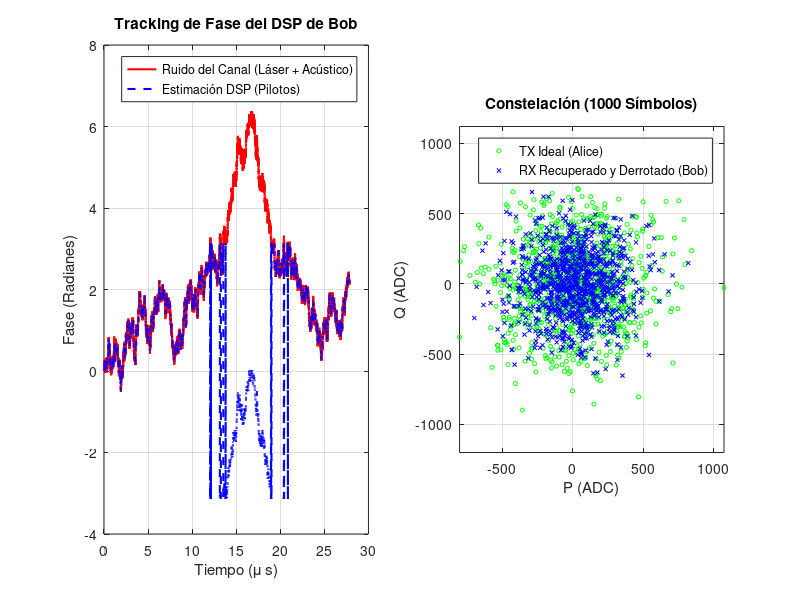

Write the MATLAB code that produced this figure. (Note: this script raises an error after producing the figure.)
%% ========================================================================
%  MASTER TESTBENCH: END-TO-END CV-QKD (Láser -> Fibra -> DSP -> Math)
% ========================================================================
clear; clc; close all;

%% 0. RUTAS DEL PROYECTO (ajusta si mueves el script)
SCRIPT_DIR = fileparts(mfilename('fullpath'));
if isempty(SCRIPT_DIR), SCRIPT_DIR = pwd(); end
addpath(SCRIPT_DIR);
DATA_DIR   = fullfile(SCRIPT_DIR, '..', 'data');
BOB_DIR    = fullfile(SCRIPT_DIR, '..', '..', 'cvqkd_bob');
ALICE_DATA_DIR = fullfile(SCRIPT_DIR, '..', '..', 'cvqkd_alice', 'data');
ALICE_SIM_DIR  = fullfile(SCRIPT_DIR, '..', '..', 'cvqkd_alice', 'sim');

%% 0. RUTAS DEL PROYECTO (ajusta si mueves el script)
SCRIPT_DIR = fileparts(mfilename('fullpath'));
DATA_DIR   = fullfile(SCRIPT_DIR, '..', 'data');
BOB_DIR    = fullfile(SCRIPT_DIR, '..', '..', 'cvqkd_bob');

%% 1. PARÁMETROS DEL SISTEMA
ENABLE_EXPORT_VIVADO = true;

% --- Parámetros de Trama y Memoria ---
L_trama     = 16;      % 1 Piloto + 15 Datos
N_BOB_DATA  = 26112;   % Datos útiles que caben en la RAM de Bob -> genero el doble para poder sacrificar
N_FRAMES    = ceil(N_BOB_DATA / 15); % ~1741 tramas
N_SAMPLES   = N_BOB_DATA/2;   % Datos sacrificados para la estimación

% En la fibra viajan los datos + los pilotos. Sumamos 1 piloto final para interpolar
N_FIBER     = N_FRAMES * L_trama + 1; 

% --- Parámetros Físicos del Canal ---
Ts           = 1e-9;   % Tiempo de símbolo (1 Gbaud)
T_real       = 0.8;    % Transmitancia real de la fibra
xi_real      = 0.01;   % Ruido en exceso cuántico (SNU)
V_A_snu      = 8.0;  % Varianza de Alice (SNU)
env_va = getenv('VA_SNU');
if ~isempty(env_va)
    V_A_snu = str2double(env_va);
end
V_elec_snu   = 0.1;    % Ruido electrónico (SNU)
eta_detector = 0.6;    % Eficiencia del fotodiodo

% --- Calibración del Hardware (ADC) ---
N0_adc_var   = 10000;  % Varianza para 1 SNU
Amp_Piloto   = 20000;  % Amplitud fuerte para el pulso piloto (para no perder fase)

%% 2. MODELO DE RUIDO DE FASE DEL CANAL (Tu código integrado)
disp('1. Generando Perfil de Ruido de Fase (Wiener + Acústico)...');
t = (0:N_FIBER-1)' * Ts;

% A) Proceso de Wiener (Ancho de línea del láser 100 kHz)
sigma_w = sqrt(2 * pi * 100e3 * Ts); 
ruido_wiener = sigma_w * randn(N_FIBER, 1);
fase_wiener = cumsum(ruido_wiener);  

% B) Ruido Acústico (500 Hz)
f_acustica = 500; 
A_acustica = 0.5; 
fase_acustica = A_acustica * sin(2 * pi * f_acustica * t);

% C) Deriva Total
fase_total_canal = fase_wiener + fase_acustica;

%% 3. ALICE: GENERACIÓN CUÁNTICA CON PILOTOS INTERCALADOS
disp('2. Alice transmitiendo (Datos + Pilotos)...');
VarA_adc = V_A_snu * N0_adc_var;

P_A_tx = zeros(N_FIBER, 1);
Q_A_tx = zeros(N_FIBER, 1);

idx_pilotos = 1:L_trama:N_FIBER;
idx_datos   = setdiff(1:N_FIBER, idx_pilotos);

% Alice genera ruido Gaussiano para los datos
P_A_tx(idx_datos) = sqrt(VarA_adc) * randn(length(idx_datos), 1);
Q_A_tx(idx_datos) = sqrt(VarA_adc) * randn(length(idx_datos), 1);

% Alice inserta los pilotos fuertes en la cuadratura P (Fase 0)
P_A_tx(idx_pilotos) = Amp_Piloto;
Q_A_tx(idx_pilotos) = 0;

%% 4. EL CANAL: ATENUACIÓN Y AWGN
disp('3. La fibra atenúa e inyecta AWGN...');
Ruido_Total_snu = 1.0 + V_elec_snu + (T_real * eta_detector * xi_real);
Ruido_Total_adc = Ruido_Total_snu * N0_adc_var;

Z_noise_P = sqrt(Ruido_Total_adc) * randn(N_FIBER, 1);
Z_noise_Q = sqrt(Ruido_Total_adc) * randn(N_FIBER, 1);

% Rotación de Fase + Atenuación + AWGN
P_rx_ideal = sqrt(T_real * eta_detector) * P_A_tx;
Q_rx_ideal = sqrt(T_real * eta_detector) * Q_A_tx;

P_B_rx = P_rx_ideal .* cos(fase_total_canal) - Q_rx_ideal .* sin(fase_total_canal) + Z_noise_P;
Q_B_rx = P_rx_ideal .* sin(fase_total_canal) + Q_rx_ideal .* cos(fase_total_canal) + Z_noise_Q;

%% 5. RECEPCIÓN Y DSP DE BOB (Recuperación de Fase Vectorizada)
disp('4. DSP de Bob: Siguiendo y deshaciendo la fase (Unwrap)...');

% 1. Extracción de los pilotos recibidos y cálculo de su fase cruda
P_pilotos_rx = P_B_rx(idx_pilotos);
Q_pilotos_rx = Q_B_rx(idx_pilotos);

fase_pilotos_raw = atan2(Q_pilotos_rx, P_pilotos_rx);

% 2. EL SECRETO: Desenrollar la fase para evitar saltos de 2*pi
fase_pilotos_limpia = unwrap(fase_pilotos_raw);

% 3. Interpolación lineal para estimar la fase de todos los símbolos
% (interp1 interpola los huecos de los datos basándose en los pilotos YA desenrollados)
fase_estimada = interp1(idx_pilotos, fase_pilotos_limpia, (1:N_FIBER)', 'linear');
% wrapToPi is not available in Octave; inline the wrapping
fase_estimada = mod(fase_estimada + pi, 2*pi) - pi;
%fase_estimada_datos = fase_estimada(idx_datos);

% (Pequeño arreglo por si el último símbolo queda fuera de la interpolación)
fase_estimada(isnan(fase_estimada)) = fase_estimada(find(~isnan(fase_estimada), 1, 'last'));

% 4. Des-rotación de toda la trama a la vez (DSP Vectorizado)
P_B_rec_full = P_B_rx .* cos(-fase_estimada) - Q_B_rx .* sin(-fase_estimada);
Q_B_rec_full = P_B_rx .* sin(-fase_estimada) + Q_B_rx .* cos(-fase_estimada);

% 5. Extraemos solo los datos útiles (descartando los pilotos de la trama)
P_A_data = P_A_tx(idx_datos); 
Q_A_data = Q_A_tx(idx_datos);
P_B_rec  = P_B_rec_full(idx_datos);
Q_B_rec  = Q_B_rec_full(idx_datos);

% 6. Truncamos al tamaño exacto de la RAM de Bob
P_A_data = P_A_data(1:N_BOB_DATA);
Q_A_data = Q_A_data(1:N_BOB_DATA);
P_B_rec  = P_B_rec(1:N_BOB_DATA);
Q_B_rec  = Q_B_rec(1:N_BOB_DATA);

% Cuantizamos a 16 bits todo lo recuperado (Bob RAM) y lo original (Alice RAM)
P_A_int = int16(round(P_A_data)); Q_A_int = int16(round(Q_A_data));
P_B_int = int16(round(P_B_rec));  Q_B_int = int16(round(Q_B_rec));

%% 6. SELECCIÓN DE PUNTEROS Y ESTIMACIÓN FLOTANTE (MATLAB IDEAL)
disp('5. Seleccionando muestras de sacrificio y calculando métricas...');
punteros = sort(randperm(N_BOB_DATA, N_SAMPLES)') - 1;

% Máscara de sacrificio (1 = sacrificar, 0 = mantener)
mascara_sacrificio = zeros(N_BOB_DATA, 1);
mascara_sacrificio(punteros + 1) = 1;

% Sacamos las muestras correlacionadas usando los punteros
P_B_sac = P_B_int(punteros + 1); Q_B_sac = Q_B_int(punteros + 1);
P_A_sac = P_A_int(punteros + 1); Q_A_sac = Q_A_int(punteros + 1);

% Funciones nativas de MATLAB (Flotante)
var_B_float = (var(double(P_B_sac), 1) + var(double(Q_B_sac), 1)) / 2;
cov_mat_P = cov(double(P_A_sac), double(P_B_sac), 1);
cov_mat_Q = cov(double(Q_A_sac), double(Q_B_sac), 1);
cov_AB_float = (cov_mat_P(1,2) + cov_mat_Q(1,2)) / 2;

Sigma_Sq_ideal   = var_B_float;
Sigma_ideal      = sqrt(Sigma_Sq_ideal);
Sqrt_T_eta_ideal = cov_AB_float / VarA_adc;
T_eta_ideal = Sqrt_T_eta_ideal^2; % T * eta = (Cov / VarA)^2

%% 7. EMULACIÓN PUNTO FIJO (LLR_Math_Unit FPGA)
disp('6. Emulando el Hardware de Punto Fijo (FPGA)...');

sum_P_B = sum(int64(P_B_sac)); sum_sq_P_B = sum(int64(P_B_sac).^2);
sum_Q_B = sum(int64(Q_B_sac)); sum_sq_Q_B = sum(int64(Q_B_sac).^2);
sum_P_A = sum(int64(P_A_sac)); sum_cov_P  = sum(int64(P_A_sac) .* int64(P_B_sac));
sum_Q_A = sum(int64(Q_A_sac)); sum_cov_Q  = sum(int64(Q_A_sac) .* int64(Q_B_sac));

N_int = int64(N_SAMPLES); INV_2N2 = int64(round(2^45 / ((N_SAMPLES/2)^2)));
cross_P_AB = sum_P_A * sum_P_B; cross_Q_AB = sum_Q_A * sum_Q_B;
sq_sum_P_B = sum_P_B * sum_P_B; sq_sum_Q_B = sum_Q_B * sum_Q_B;

num_cov_AB = (N_int * (sum_cov_P + sum_cov_Q)) - (cross_P_AB + cross_Q_AB);
num_var_B  = (N_int * (sum_sq_P_B + sum_sq_Q_B)) - (sq_sum_P_B + sq_sum_Q_B);

if exist('OCTAVE_VERSION', 'builtin')
    num_cov_AB_d = double(num_cov_AB);
    num_var_B_d  = double(num_var_B);
    inv_2n2_d = double(INV_2N2);
    cov_AB_pure = int64(floor((num_cov_AB_d * inv_2n2_d) / 2^48));
    var_B_pure  = int64(floor((num_var_B_d  * inv_2n2_d) / 2^48));
else
    cov_AB_pure = bitshift(typecast(uint64(num_cov_AB) .* uint64(INV_2N2), 'int64'), -48);
    var_B_pure  = bitshift(typecast(uint64(num_var_B)  .* uint64(INV_2N2), 'int64'), -48);
end

Sigma_Sq_fp  = var_B_pure;
T_raw_15bits = bitshift(cov_AB_pure * 32768, 0) / int64(VarA_adc);
Sqrt_T_eta_fp = T_raw_15bits * 2;
T_eta_fp = bitshift(int64(Sqrt_T_eta_fp)^2, -16);

Sigma_raw_cordic = floor(sqrt(max(double(Sigma_Sq_fp), 0)));
Sigma_fp         = int64(double(Sigma_raw_cordic) * 65536.0);

%% 8. GRÁFICAS DEL GEMELO DIGITAL
figure('Name', 'End-to-End QKD Tracker', 'Position', [100, 100, 1200, 600]);

% Gráfica de Ruido de Fase (DSP vs Canal)
subplot(1, 2, 1);
plot(t * 1e6, fase_total_canal, 'r', 'LineWidth', 1.5); hold on;
plot(t * 1e6, fase_estimada, 'b--', 'LineWidth', 1.5);
title('Tracking de Fase del DSP de Bob');
xlabel('Tiempo (\mu s)'); ylabel('Fase (Radianes)');
legend('Ruido del Canal (Láser + Acústico)', 'Estimación DSP (Pilotos)');
grid on;

% Constelación de los datos recuperados (Primeros 1000)
subplot(1, 2, 2);
plot(P_A_data(1:1000), Q_A_data(1:1000), 'go', 'MarkerSize', 3); hold on;
plot(P_B_rec(1:1000), Q_B_rec(1:1000), 'bx', 'MarkerSize', 3);
title('Constelación (1000 Símbolos)');
xlabel('P (ADC)'); ylabel('Q (ADC)');
legend('TX Ideal (Alice)', 'RX Recuperado y Derrotado (Bob)');
grid on; axis equal;

%% 9. RECONCILIACIÓN MULTIDIMENSIONAL (8D) Y EXTRACCIÓN DE LLRs
disp('8. Simulando Mapeo Multidimensional (MDR 8D)...');

N_dimensiones = 8;
symbols_per_block = N_dimensiones / 2; % 4 simbolos complejos -> 8D
N_bloques = floor(N_BOB_DATA / symbols_per_block);

num_used = N_bloques * symbols_per_block;
P_A_mdr = double(P_A_data(1:num_used));
Q_A_mdr = double(Q_A_data(1:num_used));
P_B_mdr = double(P_B_rec(1:num_used));
Q_B_mdr = double(Q_B_rec(1:num_used));

X = zeros(N_dimensiones, N_bloques);
Y = zeros(N_dimensiones, N_bloques);
for blk = 1:N_bloques
    base = (blk-1) * symbols_per_block;
    X(:, blk) = [P_A_mdr(base+1); Q_A_mdr(base+1); P_A_mdr(base+2); Q_A_mdr(base+2); ...
                 P_A_mdr(base+3); Q_A_mdr(base+3); P_A_mdr(base+4); Q_A_mdr(base+4)];
    Y(:, blk) = [P_B_mdr(base+1); Q_B_mdr(base+1); P_B_mdr(base+2); Q_B_mdr(base+2); ...
                 P_B_mdr(base+3); Q_B_mdr(base+3); P_B_mdr(base+4); Q_B_mdr(base+4)];
end

bits_bob_all = randi([0 1], N_dimensiones, N_bloques);
LLR_all = zeros(N_dimensiones, N_bloques);

sigma_eff = double(Sigma_ideal);
inv_sigma2 = 2.0 / (sigma_eff * sigma_eff + eps);

for blk = 1:N_bloques
    % --- 1. DATOS DE BOB Y ALICE ---
    Y_i = Y(:, blk);
    X_i = X(:, blk);
    
    % --- 2. BOB: Mapeo y generación del mensaje público ---
    norm_y = norm(Y_i);
    if norm_y == 0, norm_y = 1.0; end
    Y_norm = Y_i / norm_y;
    
    M_Y = generar_matriz_ortogonal(Y_norm); % Bob construye su matriz 8x8
    
    b_i = bits_bob_all(:, blk);             % Bits aleatorios (0 o 1)
    C_i = 1 - 2*b_i;                        % Mapeo polar (+1 o -1)
    m_i = M_Y' * C_i;                       % El mensaje público (R) que viaja hacia Alice
    
    % --- 3. ALICE: Reconstrucción y cálculo de LLR ---
    norm_x = norm(X_i);
    if norm_x == 0, norm_x = 1.0; end
    X_norm = X_i / norm_x;
    
    % Alice construye su propia matriz con sus medidas cuánticas
    M_X = generar_matriz_ortogonal(X_norm); 
    
    % Alice "deshace" la rotación de Bob mediante multiplicación matricial
    U = M_X * m_i; 
    
    % Cálculo final del LLR (incorporando la energía de ambos vectores)
    LLR_all(:, blk) = inv_sigma2 * norm_x * norm_y * U;
end

llrs_rx = LLR_all(:);
key_bits_tx = bits_bob_all(:);

%% 10. Carga y expansión de la matriz LDPC
bg_matrix = load(fullfile(BOB_DIR, 'NR_1_1_384.txt'));
bg_matrix = load(fullfile(BOB_DIR, 'NR_1_1_384.txt'));
[mb, nb] = size(bg_matrix);
Z = 384;

disp('   Construyendo matriz H dispersa (Lifting)...');
H = sparse(mb*Z, nb*Z);
for i = 1:mb
    for j = 1:nb
        shift = bg_matrix(i,j);
        if shift ~= -1
            I_z = speye(Z);
            circulant = circshift(I_z, [0, shift]);
            H((i-1)*Z+1 : i*Z, (j-1)*Z+1 : j*Z) = circulant;
        end
    end
end

% 4. Cálculo de Síndrome (para verificación del decodificador LDPC de Alice)
% El syndrome se computa como H * key_bits_tx para las 68 columnas reales.
disp('   Calculando Sindrome LDPC (Bloque 1)...');
block_1 = key_bits_tx(1:nb*Z);
syndrome_1 = mod(H * double(block_1), 2);
num_errores_syndrome = sum(syndrome_1);

fprintf('   [!] Bits de Síndrome activos (Ecuaciones fallidas): %d / %d\n', num_errores_syndrome, mb*Z);

%% 10B. RECONCILIACION INVERSA LDPC (Scaled Min-Sum)
disp('   Iniciando decodificacion LDPC (scaled min-sum)...');

alpha = 0.75;
max_iter = 200;
llr_scale = 1.0;

% LLRs de canal para el bloque 1 (soft input de Alice)
llr_ch = llrs_rx(1:nb*Z) * llr_scale;

% Construir listas de vecinos a partir de H
[rows_h, cols_h] = find(H);
num_edges = length(rows_h);
cn_edges = cell(mb*Z, 1);
vn_edges = cell(nb*Z, 1);
for e = 1:num_edges
    cn_edges{rows_h(e)}(end+1) = e;
    vn_edges{cols_h(e)}(end+1) = e;
end

% Mensajes por arista
msg_v2c = zeros(num_edges, 1);
msg_c2v = zeros(num_edges, 1);

% Inicializacion: VN -> CN con LLR de canal
for v = 1:nb*Z
    edges_v = vn_edges{v};
    if ~isempty(edges_v)
        msg_v2c(edges_v) = llr_ch(v);
    end
end

metrics_unsat = zeros(max_iter, 1);
metrics_ber   = zeros(max_iter, 1);
metrics_flips = zeros(max_iter, 1);
bits_prev = zeros(nb*Z, 1);
iter_converged = 0;

p_mem_history = zeros(max_iter, nb, Z);
r_mem_history = zeros(max_iter, mb, nb, Z);

for iter = 1:max_iter
    % --- CN update (scaled min-sum) ---
    for c = 1:mb*Z
        edges_c = cn_edges{c};
        if isempty(edges_c)
            continue;
        end
        msgs = msg_v2c(edges_c);
        abs_vals = abs(msgs);
        sign_vals = sign(msgs);
        sign_vals(sign_vals == 0) = 1;

        min1 = inf;
        min2 = inf;
        count_min1 = 0;
        for k = 1:length(abs_vals)
            a = abs_vals(k);
            if a < min1
                min2 = min1;
                min1 = a;
                count_min1 = 1;
            elseif a == min1
                count_min1 = count_min1 + 1;
            elseif a < min2
                min2 = a;
            end
        end
        if isinf(min2)
            min2 = min1;
        end

        syndrome_sign = 1 - 2 * syndrome_1(c);
        sign_prod = prod(sign_vals) * syndrome_sign;

        for k = 1:length(edges_c)
            if abs_vals(k) == min1 && count_min1 == 1
                min_use = min2;
            else
                min_use = min1;
            end
            sign_excl = sign_prod * sign_vals(k);
            msg_c2v(edges_c(k)) = alpha * sign_excl * min_use;
        end
    end

    % --- VN update ---
    llr_post = zeros(nb*Z, 1);
    for v = 1:nb*Z
        edges_v = vn_edges{v};
        if isempty(edges_v)
            llr_post(v) = llr_ch(v);
        else
            sum_c2v = sum(msg_c2v(edges_v));
            llr_post(v) = llr_ch(v) + sum_c2v;
            msg_v2c(edges_v) = llr_post(v) - msg_c2v(edges_v);
        end
    end

    % --- Hard decision y verificacion de sindrome ---
    bits_est = (llr_post < 0);
    syndrome_est = mod(H * double(bits_est), 2);
    unsat = sum(syndrome_est ~= syndrome_1);
    metrics_unsat(iter) = unsat;
    metrics_ber(iter) = sum(bits_est ~= block_1) / length(block_1);
    metrics_flips(iter) = sum(bits_est ~= bits_prev);
    bits_prev = bits_est;

    % --- Capturar P_mem y R_mem para exportar al Testbench SV ---
    for c_idx = 1:nb
        for z_idx = 1:Z
            p_mem_history(iter, c_idx, z_idx) = llr_post((c_idx-1)*Z + z_idx);
        end
    end
    for e = 1:num_edges
        c_idx = cols_h(e);
        r_idx = rows_h(e);
        block_col = ceil(c_idx / Z);
        block_row = ceil(r_idx / Z);
        z_col = mod(c_idx - 1, Z) + 1;
        r_mem_history(iter, block_row, block_col, z_col) = msg_c2v(e);
    end

    if unsat == 0
        iter_converged = iter;
        fprintf('   [OK] Convergencia LDPC en %d iteraciones (early finish).\n', iter);
        break;
    end
end

if iter_converged == 0
    iter_converged = max_iter;
    fprintf('   [!] No convergio en %d iteraciones.\n', max_iter);
end

fprintf('   -> BER residual (bloque 1): %.6f\n', metrics_ber(iter_converged));
fprintf('   -> Checks no satisfechos (ultima iter): %d\n', metrics_unsat(iter_converged));
fprintf('   -> Flips en ultima iteracion: %d\n', metrics_flips(iter_converged));

%% 11. TABLA DE RESULTADOS Y EXPORTACIÓN
disp('============================================================================');
disp('   MÉTRICA            |   FLOTANTE (Ideal)  |   PUNTO FIJO (FPGA) |  ERROR  ');
disp('----------------------+---------------------+---------------------+---------');
fprintf(' T (Transmitancia) | %19.4f | %19.4f | %7.4f \n', T_eta_ideal, double(T_eta_fp)/65536, abs(T_eta_ideal - double(T_eta_fp)/65536));
fprintf(' Sqrt(T*n)         | %19.4f | %19.4f | %7.4f \n', Sqrt_T_eta_ideal, double(Sqrt_T_eta_fp)/65536, abs(Sqrt_T_eta_ideal - double(Sqrt_T_eta_fp)/65536));
fprintf(' Sigma^2 (Entero)  | %19.4f | %19.4f | %7.4f \n', Sigma_Sq_ideal, double(Sigma_Sq_fp), abs(Sigma_Sq_ideal - double(Sigma_Sq_fp)));
fprintf(' Sigma   (Q16.16)  | %19.4f | %19.4f | %7.4f \n', Sigma_ideal, double(Sigma_fp)/65536, abs(Sigma_ideal - double(Sigma_fp)/65536));
disp('========================================================================');

if ENABLE_EXPORT_VIVADO
    disp('9. Exportando RAMs para Testbench de Vivado...');

    fase_estimada_datos = fase_estimada(idx_datos);
    fase_est_q15 = int32(round(fase_estimada_datos * 32768));

    fid_est = fopen(fullfile(DATA_DIR, 'fase_estimada_datos.txt'), 'w');
    fid_est = fopen(fullfile(DATA_DIR, 'fase_estimada_datos.txt'), 'w');
    for i=1:length(fase_est_q15)
        fprintf(fid_est, '%08X\n', typecast(fase_est_q15(i), 'uint32'));
    end
    fclose(fid_est);

    fases_q15 = int32(round(fase_pilotos_raw * 32768));
    
    fid_pil = fopen(fullfile(DATA_DIR, 'fase_pilotos_raw.txt'), 'w');
    fid_pil = fopen(fullfile(DATA_DIR, 'fase_pilotos_raw.txt'), 'w');
    for i=1:length(fases_q15)
        % Guardamos en Hexadecimal de 32 bits (aunque la FPGA usará los 18 bajos)
        fprintf(fid_pil, '%08X\n', typecast(fases_q15(i), 'uint32'));
    end
    fclose(fid_pil);
    
    fid_ptr = fopen(fullfile(DATA_DIR, 'ptr_ram.txt'), 'w');
    fid_ptr = fopen(fullfile(DATA_DIR, 'ptr_ram.txt'), 'w');
    for i=1:N_SAMPLES, fprintf(fid_ptr, '%04X\n', punteros(i)); end; fclose(fid_ptr);
    
    fid_mask = fopen(fullfile(DATA_DIR, 'mask_bit.txt'), 'w');
    fid_mask = fopen(fullfile(DATA_DIR, 'mask_bit.txt'), 'w');
    for i=1:N_BOB_DATA, fprintf(fid_mask, '%d\n', mascara_sacrificio(i)); end; fclose(fid_mask);
    
    fid_bob = fopen(fullfile(DATA_DIR, 'bob_ram.txt'), 'w');
    fid_bob = fopen(fullfile(DATA_DIR, 'bob_ram.txt'), 'w');
    for i=1:N_BOB_DATA, fprintf(fid_bob, '%04X%04X\n', typecast(Q_B_int(i), 'uint16'), typecast(P_B_int(i), 'uint16')); end; fclose(fid_bob);
    
    fid_alice = fopen(fullfile(DATA_DIR, 'alice_ram.txt'), 'w');
    fid_alice = fopen(fullfile(DATA_DIR, 'alice_ram.txt'), 'w');
    % CUIDADO: La BRAM de Alice solo almacena las 26112 de sacrificio
    for i=1:N_SAMPLES, fprintf(fid_alice, '%04X%04X\n', typecast(Q_A_sac(i), 'uint16'), typecast(P_A_sac(i), 'uint16')); end; fclose(fid_alice);

    fid_exp = fopen(fullfile(DATA_DIR, 'expected_llr_math.txt'), 'w');
    fid_exp = fopen(fullfile(DATA_DIR, 'expected_llr_math.txt'), 'w');
    fprintf(fid_exp, '%08X\n', typecast(int32(T_eta_fp),      'uint32'));
    fprintf(fid_exp, '%08X\n', typecast(int32(Sqrt_T_eta_fp), 'uint32'));
    fprintf(fid_exp, '%08X\n', typecast(int32(Sigma_Sq_fp),   'uint32'));
    fprintf(fid_exp, '%08X\n', typecast(int32(Sigma_fp),      'uint32'));

    % =====================================================================
    % Exportar Datos Crudos (ADC) para el DSP en FPGA
    % Cuantizamos a 16 bits la señal cruda con el ruido de fase INCLUIDO
    % =====================================================================
    P_ADC = int16(round(P_B_rx));
    Q_ADC = int16(round(Q_B_rx));

    fid_adc = fopen(fullfile(DATA_DIR, 'bob_raw_adc.txt'), 'w');
    fid_adc = fopen(fullfile(DATA_DIR, 'bob_raw_adc.txt'), 'w');
    % Guardamos los 52.224 + pilotos (N_FIBER)
    for i=1:N_FIBER
        fprintf(fid_adc, '%04X%04X\n', typecast(Q_ADC(i), 'uint16'), typecast(P_ADC(i), 'uint16'));
    end
    fclose(fid_adc);
    fclose(fid_exp);

    % Alice full 26112 symbols (for MDR RX verification)
    fid_alice_full = fopen(fullfile(DATA_DIR, 'alice_full_data.txt'), 'w');
    fid_alice_full = fopen(fullfile(DATA_DIR, 'alice_full_data.txt'), 'w');
    for i=1:N_BOB_DATA
        fprintf(fid_alice_full, '%04X%04X\n', typecast(Q_A_int(i), 'uint16'), typecast(P_A_int(i), 'uint16'));
    end
    fclose(fid_alice_full);
    % Bob random bits (for MDR TX verification)
    fid_rand = fopen(fullfile(DATA_DIR, 'bob_random_bits.txt'), 'w');
    fid_rand = fopen(fullfile(DATA_DIR, 'bob_random_bits.txt'), 'w');
    bits_flat = bits_bob_all(:);
    for i=1:length(bits_flat)
        fprintf(fid_rand, '%d\n', bits_flat(i));
    end
    fclose(fid_rand);
    % Expected public messages m_i (for MDR TX verification)
    fid_m = fopen(fullfile(DATA_DIR, 'expected_m_messages.txt'), 'w');
    fid_m = fopen(fullfile(DATA_DIR, 'expected_m_messages.txt'), 'w');
    for blk = 1:N_bloques
        Y_i = Y(:, blk);
        Y_norm = Y_i / norm(Y_i);
        M_Y = generar_matriz_ortogonal(Y_norm);
        m_i = M_Y' * (1 - 2*bits_bob_all(:, blk));
        for dim = 1:N_dimensiones
            m_q31 = int32(round(m_i(dim) * 2^31));
            fprintf(fid_m, '%08X\n', typecast(m_q31, 'uint32'));
        end
    end
    fclose(fid_m);
    % Expected LLR results (for MDR RX verification)
    fid_llr = fopen(fullfile(DATA_DIR, 'expected_llr_results.txt'), 'w');
    fid_llr = fopen(fullfile(DATA_DIR, 'expected_llr_results.txt'), 'w');
    for blk = 1:N_bloques
        for dim = 1:N_dimensiones
            llr_fp = int32(round(LLR_all(dim, blk) * 2^31));
            fprintf(fid_llr, '%08X\n', typecast(llr_fp, 'uint32'));
        end
    end
    fclose(fid_llr);

    %% 12. EXPORTAR u_bits.txt CON LLRs REALES (8-BIT SIGN-MAGNITUDE)
    % Para verificacion exacta del decodificador LDPC de Alice
    disp('9. Exportando LLRs reales cuantizados a 8-bit para LDPC...');
    llrs_flat = LLR_all(:);  % 26112x1, column-major

    % Escala optima para 8-bit signed: normalizar a varianza unitaria
    % y escalar para usar ~40% del rango (±48 en 7-bit), preservando
    % diferencias relativas de confianza entre LLRs.
    std_llr = std(llrs_flat);
    if std_llr > 0
        scale_8bit = 48.0 / std_llr;  % ~3 sigma within 8-bit range
    else
        scale_8bit = 48.0 / max(abs(llrs_flat) + eps);
    end

    fid_u = fopen(fullfile(DATA_DIR, 'u_bits.txt'), 'w');
    for col = 0:67
        % $readmemb: primer caracter = MSB (bit 3071) = VNU[Z-1]
        % Escribimos VNUs en orden inverso (Z-1..0) para que
        % VNU[0] quede en los bits [7:0] del bus
        for vnu = Z-1:-1:0
            idx = col * Z + vnu + 1;
            llr_fp = llrs_flat(idx) * scale_8bit;
            llr_s8 = max(-127, min(127, round(llr_fp)));
            sm_val = abs(llr_s8);
            if llr_s8 < 0
                sm_val = bitset(sm_val, 8);
            end
            fprintf(fid_u, '%s', dec2bin(sm_val, 8));
        end
        fprintf(fid_u, '\n');
    end
    fclose(fid_u);
    % Copiar a cvqkd_alice/sim/ para el testbench Verilator
    copyfile(fullfile(DATA_DIR, 'u_bits.txt'), fullfile(ALICE_DATA_DIR, 'u_bits.txt'));
    copyfile(fullfile(DATA_DIR, 'u_bits.txt'), fullfile(ALICE_SIM_DIR, 'u_bits.txt'));
    fprintf('   [OK] u_bits.txt exportado (68 x %d bits, scale=%.2f)\n', Z*8, scale_8bit);

    % --- Exportar P_mem y R_mem iteracion a iteracion ---
    disp('   Exportando P_mem y R_mem intermedios para debugging SV...');
    fid_p = fopen(fullfile(DATA_DIR, 'expected_p_mem.txt'), 'w');
    fid_r = fopen(fullfile(DATA_DIR, 'expected_r_mem.txt'), 'w');
    for it = 1:iter_converged
        for c = 1:nb
            for vnu = Z:-1:1
                val_fp = p_mem_history(it, c, vnu);
                val_s8 = max(-127, min(127, round(val_fp * scale_8bit)));
                sm_mag = abs(val_s8);
                sm_sign = uint16(val_s8 < 0);
                val_16 = bitshift(sm_sign, 15) + uint16(sm_mag);
                fprintf(fid_p, '%04X', val_16);
            end
            fprintf(fid_p, '\n');
        end
        for r = 1:mb
            for c = 1:nb
                for vnu = Z:-1:1
                    val_fp = r_mem_history(it, r, c, vnu);
                    val_s8 = max(-127, min(127, round(val_fp * scale_8bit)));
                    sm_mag = abs(val_s8);
                    sm_sign = uint16(val_s8 < 0);
                    val_16 = bitshift(sm_sign, 15) + uint16(sm_mag);
                    fprintf(fid_r, '%04X', val_16);
                end
                fprintf(fid_r, '\n');
            end
        end
    end
    fclose(fid_p);
    fclose(fid_r);
    copyfile(fullfile(DATA_DIR, 'expected_p_mem.txt'), fullfile(ALICE_SIM_DIR, 'expected_p_mem.txt'));
    copyfile(fullfile(DATA_DIR, 'expected_r_mem.txt'), fullfile(ALICE_SIM_DIR, 'expected_r_mem.txt'));
    disp('   [OK] expected_p_mem.txt y expected_r_mem.txt exportados');

    % Expected key bits for LDPC decoder verification (bob_key_ref.txt)
    % 68 lines of 384 binary digits each; one line per column
    fid_key = fopen(fullfile(DATA_DIR, 'bob_key_ref.txt'), 'w');
    for blk = 0:67
        for bit = 1:Z
            fprintf(fid_key, '%d', key_bits_tx(blk*Z + bit));
        end
        fprintf(fid_key, '\n');
    end
    fclose(fid_key);
    copyfile(fullfile(DATA_DIR, 'bob_key_ref.txt'), fullfile(ALICE_DATA_DIR, 'bob_key_ref.txt'));
    copyfile(fullfile(DATA_DIR, 'bob_key_ref.txt'), fullfile(ALICE_SIM_DIR, 'bob_key_ref.txt'));
    disp('   [OK] bob_key_ref.txt exportado (68 x 384 bits)');
    
    % Export expected syndrome: 46 rows x 384 bits
    % $readmemb: first char -> MSB (bit[383])
    fid_syn = fopen(fullfile(DATA_DIR, 'expected_syndrome.txt'), 'w');
    for row = 0:mb-1
        row_bits = syndrome_1(row*Z+1 : row*Z+Z);
        for bit = 1:Z
            fprintf(fid_syn, '%d', row_bits(bit));
        end
        fprintf(fid_syn, '\n');
    end
    fclose(fid_syn);
    copyfile(fullfile(DATA_DIR, 'expected_syndrome.txt'), fullfile(ALICE_DATA_DIR, 'expected_syndrome.txt'));
    copyfile(fullfile(DATA_DIR, 'expected_syndrome.txt'), fullfile(ALICE_SIM_DIR, 'expected_syndrome.txt'));
    disp('   [OK] expected_syndrome.txt exportado (46 x 384 bits)');
    % Expected key bits for LDPC decoder verification (bob_key_ref.txt)
    % 68 lines of 384 binary digits each; line 0 is the reference key block
    fid_key = fopen(fullfile(DATA_DIR, 'bob_key_ref.txt'), 'w');
    ref_block = key_bits_tx(1:Z);  % First Z=384 bits of the original key
    for blk = 1:68
        for bit = 1:Z
            fprintf(fid_key, '%d', ref_block(bit));
        end
        fprintf(fid_key, '\n');
    end
    fclose(fid_key);
    disp('   [OK] bob_key_ref.txt exportado (68 x 384 bits)');
    
    disp('   [OK] Archivos de simulación generados con éxito.');
end

%% 13. DUMP DE DEPURACIÓN PARA TESTBENCH AISLADO DE CNU
% =========================================================================
% Extrae las entradas (Q, P) y salidas (R) exactas para los 384 CNUs 
% correspondientes a la FILA 1 en la ITERACIÓN 1, alineando los datos 
% como si pasaran por el Barrel Shifter del hardware.
% =========================================================================
disp('10. Generando archivos de depuración aislada para CNU...');

f_q = fopen(fullfile(DATA_DIR, 'cnu_tb_q_in.txt'), 'w');
f_p = fopen(fullfile(DATA_DIR, 'cnu_tb_p_in.txt'), 'w');
f_r = fopen(fullfile(DATA_DIR, 'cnu_tb_r_out.txt'), 'w');

% Función lambda para convertir a Binario de 16-bits (Signo-Magnitud)
% Usa exactamente el mismo escalado (scale_8bit) que el resto de tu hardware
to_sm16_bin = @(val_fp) dec2bin( ...
    bitshift(uint16(max(-127, min(127, round(val_fp * scale_8bit))) < 0), 15) + ...
    uint16(abs(max(-127, min(127, round(val_fp * scale_8bit))))), 16 );

% Construir Q, P y R para la Fila 1 (CNs 1 a 384)
for c_idx = 1:nb
    shift = bg_matrix(1, c_idx);
    
    Q_aligned = zeros(Z, 1);
    P_aligned = zeros(Z, 1);
    R_aligned = zeros(Z, 1);
    
    if shift ~= -1
        % 1. Entradas Q y P (En Iter 1, Q y P son iguales a los LLRs del canal)
        vn_vals = llr_ch((c_idx-1)*Z + 1 : c_idx*Z);
        
        % Emulamos el Barrel Shifter HW para alinear VNs a las puertas del CNU
        Q_aligned = circshift(vn_vals, -shift);
        P_aligned = Q_aligned;
        
        % 2. Salida R_mem calculada en la iteración 1 para esta fila y columna
        % r_mem_history está indexado como (iter, block_row, block_col, z_col)
        r_vals = squeeze(r_mem_history(1, 1, c_idx, :)); 
        R_aligned = circshift(r_vals, -shift);
    end
    
    % Escribimos en el archivo (Orden Z-1 bajando a 0 para que Vivado y $readmemb 
    % mapeen correctamente el MSB al cable Z-1 y el LSB al cable 0).
    for z_idx = Z:-1:1
        fprintf(f_q, '%s', to_sm16_bin(Q_aligned(z_idx))); 
        fprintf(f_p, '%s', to_sm16_bin(P_aligned(z_idx)));
        fprintf(f_r, '%s', to_sm16_bin(R_aligned(z_idx)));
    end
    
    % Salto de línea: significa que pasamos a la siguiente columna (ciclo de reloj)
    fprintf(f_q, '\n'); 
    fprintf(f_p, '\n'); 
    fprintf(f_r, '\n');
end

fclose(f_q); 
fclose(f_p); 
fclose(f_r);

% Copiamos los archivos directamente a la carpeta de simulación de Alice
copyfile(fullfile(DATA_DIR, 'cnu_tb_q_in.txt'), fullfile(ALICE_SIM_DIR, 'cnu_tb_q_in.txt'));
copyfile(fullfile(DATA_DIR, 'cnu_tb_p_in.txt'), fullfile(ALICE_SIM_DIR, 'cnu_tb_p_in.txt'));
copyfile(fullfile(DATA_DIR, 'cnu_tb_r_out.txt'), fullfile(ALICE_SIM_DIR, 'cnu_tb_r_out.txt'));

disp('    [OK] Archivos cnu_tb_q_in.txt, cnu_tb_p_in.txt y cnu_tb_r_out.txt exportados con éxito.');
